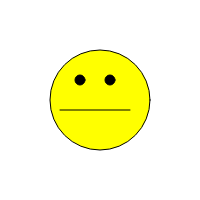
Frame 1 (no input)
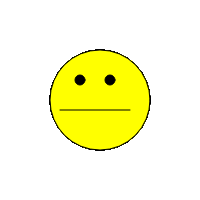
Frame 60 (no input)
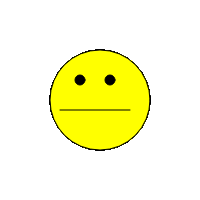
Frame 120 (the mouse pressed at the canvas centre since frame 60)

The p5.js sketch that drew these frames (run headless with seeded random() and noise() and a simulated clock; from frame 60 on, the mouse is pressed at the canvas centre):

// p5.js sketch
// ── sketch.js
function setup() {
  createCanvas(200,200);
}

function draw() {
  fill('yellow')
  ellipse(100,100,100,100);
  fill('black')
  ellipse(80,80,10,10);
  ellipse(110,80,10,10);
  line(60,110,130,110);
}
